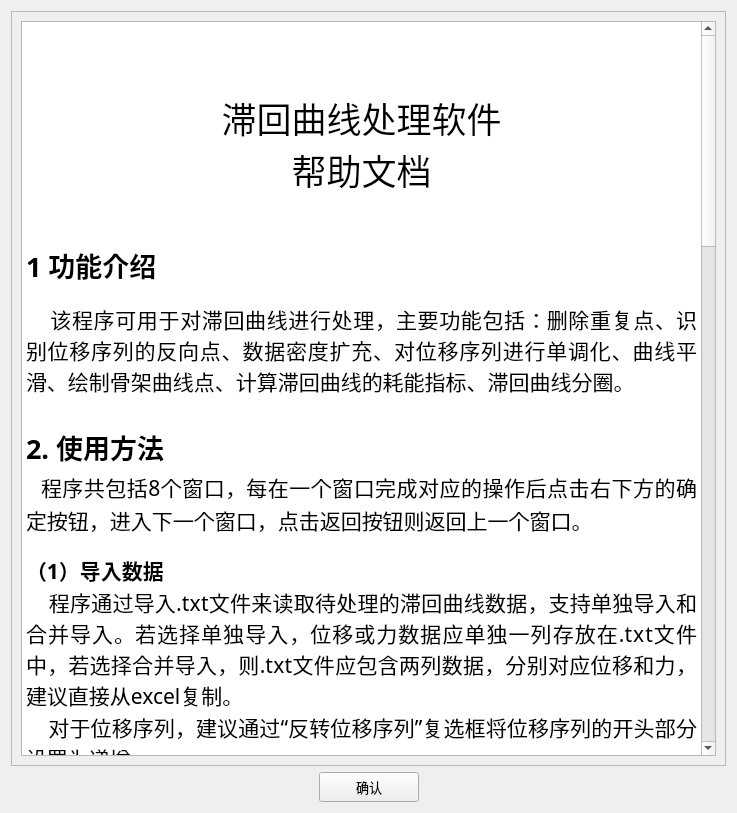
<?xml version="1.0" encoding="UTF-8"?>
<ui version="4.0">
 <class>WinHelp</class>
 <widget class="QWidget" name="WinHelp">
  <property name="geometry">
   <rect>
    <x>0</x>
    <y>0</y>
    <width>737</width>
    <height>813</height>
   </rect>
  </property>
  <property name="minimumSize">
   <size>
    <width>422</width>
    <height>0</height>
   </size>
  </property>
  <property name="font">
   <font>
    <family>微软雅黑</family>
    <pointsize>10</pointsize>
   </font>
  </property>
  <property name="windowTitle">
   <string notr="true">帮助文档</string>
  </property>
  <property name="windowIcon">
   <iconset>
    <normaloff>../logo.ico</normaloff>../logo.ico</iconset>
  </property>
  <layout class="QVBoxLayout" name="verticalLayout" stretch="0,0">
   <item>
    <widget class="QScrollArea" name="scrollArea">
     <property name="verticalScrollBarPolicy">
      <enum>Qt::ScrollBarAsNeeded</enum>
     </property>
     <property name="widgetResizable">
      <bool>true</bool>
     </property>
     <widget class="QWidget" name="scrollAreaWidgetContents">
      <property name="geometry">
       <rect>
        <x>0</x>
        <y>0</y>
        <width>717</width>
        <height>755</height>
       </rect>
      </property>
      <layout class="QHBoxLayout" name="horizontalLayout_2">
       <item>
        <widget class="QTextBrowser" name="textBrowser">
         <property name="font">
          <font>
           <family>微软雅黑</family>
           <pointsize>20</pointsize>
          </font>
         </property>
         <property name="html">
          <string>&lt;!DOCTYPE HTML PUBLIC &quot;-//W3C//DTD HTML 4.0//EN&quot; &quot;http://www.w3.org/TR/REC-html40/strict.dtd&quot;&gt;
&lt;html&gt;&lt;head&gt;&lt;meta name=&quot;qrichtext&quot; content=&quot;1&quot; /&gt;&lt;style type=&quot;text/css&quot;&gt;
p, li { white-space: pre-wrap; }
&lt;/style&gt;&lt;/head&gt;&lt;body style=&quot; font-family:'微软雅黑','微软雅黑'; font-size:20pt; font-weight:400; font-style:normal;&quot;&gt;
&lt;p align=&quot;center&quot; style=&quot;-qt-paragraph-type:empty; margin-top:0px; margin-bottom:0px; margin-left:0px; margin-right:0px; -qt-block-indent:0; text-indent:0px; font-family:'SimSun'; font-size:9pt;&quot;&gt;&lt;br /&gt;&lt;/p&gt;
&lt;p align=&quot;center&quot; style=&quot;-qt-paragraph-type:empty; margin-top:0px; margin-bottom:0px; margin-left:0px; margin-right:0px; -qt-block-indent:0; text-indent:0px; font-family:'SimSun'; font-size:26pt;&quot;&gt;&lt;br /&gt;&lt;/p&gt;
&lt;p align=&quot;center&quot; style=&quot; margin-top:0px; margin-bottom:0px; margin-left:0px; margin-right:0px; -qt-block-indent:0; text-indent:0px;&quot;&gt;&lt;span style=&quot; font-family:'SimSun'; font-size:26pt;&quot;&gt;滞回曲线处理软件&lt;/span&gt;&lt;/p&gt;
&lt;p align=&quot;center&quot; style=&quot; margin-top:0px; margin-bottom:0px; margin-left:0px; margin-right:0px; -qt-block-indent:0; text-indent:0px;&quot;&gt;&lt;span style=&quot; font-family:'SimSun'; font-size:26pt;&quot;&gt;帮助文档&lt;/span&gt;&lt;/p&gt;
&lt;p align=&quot;center&quot; style=&quot;-qt-paragraph-type:empty; margin-top:0px; margin-bottom:0px; margin-left:0px; margin-right:0px; -qt-block-indent:0; text-indent:0px; font-family:'SimSun'; font-size:26pt;&quot;&gt;&lt;br /&gt;&lt;/p&gt;
&lt;p align=&quot;justify&quot; style=&quot; margin-top:0px; margin-bottom:0px; margin-left:0px; margin-right:0px; -qt-block-indent:0; text-indent:0px;&quot;&gt;&lt;span style=&quot; font-family:'SimSun'; font-weight:600;&quot;&gt;1 功能介绍&lt;/span&gt;&lt;/p&gt;
&lt;p align=&quot;justify&quot; style=&quot; margin-top:0px; margin-bottom:0px; margin-left:0px; margin-right:0px; -qt-block-indent:0; text-indent:0px;&quot;&gt;&lt;span style=&quot; font-family:'SimSun'; font-size:10pt; font-weight:600;&quot;&gt; &lt;/span&gt;&lt;/p&gt;
&lt;p align=&quot;justify&quot; style=&quot; margin-top:0px; margin-bottom:0px; margin-left:0px; margin-right:0px; -qt-block-indent:0; text-indent:0px;&quot;&gt;&lt;span style=&quot; font-family:'SimSun'; font-size:16pt;&quot;&gt;    该程序可用于对滞回曲线进行处理，主要功能包括：删除重复点、识别位移序列的反向点、数据密度扩充、对位移序列进行单调化、曲线平滑、绘制骨架曲线点、计算滞回曲线的耗能指标、滞回曲线分圈。&lt;/span&gt;&lt;/p&gt;
&lt;p align=&quot;justify&quot; style=&quot;-qt-paragraph-type:empty; margin-top:0px; margin-bottom:0px; margin-left:0px; margin-right:0px; -qt-block-indent:0; text-indent:0px; font-family:'SimSun'; font-size:16pt;&quot;&gt;&lt;br /&gt;&lt;/p&gt;
&lt;p align=&quot;justify&quot; style=&quot; margin-top:0px; margin-bottom:0px; margin-left:0px; margin-right:0px; -qt-block-indent:0; text-indent:0px;&quot;&gt;&lt;span style=&quot; font-family:'SimSun'; font-weight:600;&quot;&gt;2. 使用方法&lt;/span&gt;&lt;/p&gt;
&lt;p align=&quot;justify&quot; style=&quot; margin-top:0px; margin-bottom:0px; margin-left:0px; margin-right:0px; -qt-block-indent:0; text-indent:0px;&quot;&gt;&lt;span style=&quot; font-family:'SimSun'; font-weight:600;&quot;&gt;  &lt;/span&gt;&lt;span style=&quot; font-family:'SimSun'; font-size:16pt;&quot;&gt;程序共包括8个窗口，每在一个窗口完成对应的操作后点击右下方的确定按钮，进入下一个窗口，点击返回按钮则返回上一个窗口。&lt;/span&gt;&lt;/p&gt;
&lt;p align=&quot;justify&quot; style=&quot; margin-top:0px; margin-bottom:0px; margin-left:0px; margin-right:0px; -qt-block-indent:0; text-indent:0px;&quot;&gt;&lt;span style=&quot; font-family:'SimSun'; font-size:10pt; font-weight:600;&quot;&gt; &lt;/span&gt;&lt;/p&gt;
&lt;p align=&quot;justify&quot; style=&quot; margin-top:0px; margin-bottom:0px; margin-left:0px; margin-right:0px; -qt-block-indent:0; text-indent:0px;&quot;&gt;&lt;span style=&quot; font-family:'SimSun'; font-size:16pt; font-weight:600;&quot;&gt;（1）导入数据&lt;/span&gt;&lt;/p&gt;
&lt;p align=&quot;justify&quot; style=&quot; margin-top:0px; margin-bottom:0px; margin-left:0px; margin-right:0px; -qt-block-indent:0; text-indent:0px;&quot;&gt;&lt;span style=&quot; font-family:'SimSun'; font-size:16pt;&quot;&gt;    程序通过导入.txt文件来读取待处理的滞回曲线数据，支持单独导入和合并导入。若选择单独导入，位移或力数据应单独一列存放在.txt文件中，若选择合并导入，则.txt文件应包含两列数据，分别对应位移和力，建议直接从excel复制。&lt;/span&gt;&lt;/p&gt;
&lt;p align=&quot;justify&quot; style=&quot; margin-top:0px; margin-bottom:0px; margin-left:0px; margin-right:0px; -qt-block-indent:0; text-indent:0px;&quot;&gt;&lt;span style=&quot; font-family:'SimSun'; font-size:16pt;&quot;&gt;    对于位移序列，建议通过“反转位移序列”复选框将位移序列的开头部分设置为递增。&lt;/span&gt;&lt;/p&gt;
&lt;p align=&quot;justify&quot; style=&quot; margin-top:0px; margin-bottom:0px; margin-left:0px; margin-right:0px; -qt-block-indent:0; text-indent:0px;&quot;&gt;&lt;span style=&quot; font-family:'SimSun'; font-size:16pt; font-weight:600;&quot;&gt;（2）删除重复点&lt;/span&gt;&lt;/p&gt;
&lt;p align=&quot;justify&quot; style=&quot; margin-top:0px; margin-bottom:0px; margin-left:0px; margin-right:0px; -qt-block-indent:0; text-indent:0px;&quot;&gt;&lt;span style=&quot; font-family:'SimSun'; font-size:16pt;&quot;&gt;    若在试验加载过程中有停顿，则滞回曲线会产生大量重复点，程序可通过位移序列判断位移重复点并删除，减小数据量。&lt;/span&gt;&lt;/p&gt;
&lt;p align=&quot;justify&quot; style=&quot; margin-top:0px; margin-bottom:0px; margin-left:0px; margin-right:0px; -qt-block-indent:0; text-indent:0px;&quot;&gt;&lt;span style=&quot; font-family:'SimSun'; font-size:16pt; font-weight:600;&quot;&gt;（3）识别位移反向点&lt;/span&gt;&lt;/p&gt;
&lt;p align=&quot;justify&quot; style=&quot; margin-top:0px; margin-bottom:0px; margin-left:0px; margin-right:0px; -qt-block-indent:0; text-indent:0px;&quot;&gt;&lt;span style=&quot; font-family:'SimSun'; font-size:16pt;&quot;&gt;    位移反向点指加载过程中每一圈滞回环位移达到最大值或最小值的点，识别位移的反向点是进行后续处理的前提，程序通过自适应滑动窗口来识别位移反向点，用户可拖动两个滑块来调整起始和终止滑动窗口的宽度，直至图中所标识出的反向点全部识别正确为止，若拖动滑块仍无法正确识别反向点，可手动删除。根据反向点的实时识别情况，用户可根据以下方法来调整滑块位置：若位移序列前半部分的反向点有遗漏，可减小起始宽度；若位移序列前半部分的反向点有多余，可增大起始宽度；若位移序列后半部分的反向点有遗漏，可减小终止宽度；若位移序列后半部分的反向点有多余，可增大终止宽度。&lt;/span&gt;&lt;/p&gt;
&lt;p align=&quot;justify&quot; style=&quot; margin-top:0px; margin-bottom:0px; margin-left:0px; margin-right:0px; -qt-block-indent:0; text-indent:0px;&quot;&gt;&lt;span style=&quot; font-family:'SimSun'; font-size:16pt;&quot;&gt;    注：应保证所有的位移反向点均识别正确才进行下一步操作，否则后续步骤的处理结果可能会有误。&lt;/span&gt;&lt;/p&gt;
&lt;p align=&quot;justify&quot; style=&quot; margin-top:0px; margin-bottom:0px; margin-left:0px; margin-right:0px; -qt-block-indent:0; text-indent:0px;&quot;&gt;&lt;span style=&quot; font-family:'SimSun'; font-size:16pt; font-weight:600;&quot;&gt;（4）数据密度扩充&amp;amp;单调化&lt;/span&gt;&lt;/p&gt;
&lt;p align=&quot;justify&quot; style=&quot; margin-top:0px; margin-bottom:0px; margin-left:0px; margin-right:0px; -qt-block-indent:0; text-indent:0px;&quot;&gt;&lt;span style=&quot; font-family:'SimSun'; font-size:16pt;&quot;&gt;    滞回曲线可能会由于加载或测量装置的误差而产生局部的小幅卸载-再加载现象，如果作为位移时程用于有限元计算时输入，则可能会导致一些不必要的问题。因此，程序会基于第（3）步所识别的位移反向点结果自动对曲线进行单调化处理，即对于相邻两个反向点之间的数据，位移序列只允许单调递增或递减，不满足的数据点将被删除。&lt;/span&gt;&lt;/p&gt;
&lt;p align=&quot;justify&quot; style=&quot; margin-top:0px; margin-bottom:0px; margin-left:0px; margin-right:0px; -qt-block-indent:0; text-indent:0px;&quot;&gt;&lt;span style=&quot; font-family:'SimSun'; font-size:16pt;&quot;&gt;    此外，用户可指定最小位移增量值，当滞回曲线中每两个相邻点的位移差大于该值时，程序会自动在该两点间做线性差值，使数据满足最小密度要求。&lt;/span&gt;&lt;/p&gt;
&lt;p align=&quot;justify&quot; style=&quot; margin-top:0px; margin-bottom:0px; margin-left:0px; margin-right:0px; -qt-block-indent:0; text-indent:0px;&quot;&gt;&lt;span style=&quot; font-family:'SimSun'; font-size:16pt; font-weight:600;&quot;&gt;（5）曲线平滑&lt;/span&gt;&lt;/p&gt;
&lt;p align=&quot;justify&quot; style=&quot; margin-top:0px; margin-bottom:0px; margin-left:0px; margin-right:0px; -qt-block-indent:0; text-indent:0px;&quot;&gt;&lt;span style=&quot; font-family:'SimSun'; font-size:16pt;&quot;&gt;    程序可以采用简单移动窗口平均算法对滞回曲线的力序列进行平滑，若用户选择进行曲线平滑，可输入窗口的宽度值，并查看平滑前后的力序列曲线对比。&lt;/span&gt;&lt;/p&gt;
&lt;p align=&quot;justify&quot; style=&quot; margin-top:0px; margin-bottom:0px; margin-left:0px; margin-right:0px; -qt-block-indent:0; text-indent:0px;&quot;&gt;&lt;span style=&quot; font-family:'SimSun'; font-size:16pt; font-weight:600;&quot;&gt;（6）骨架点及耗能指标&lt;/span&gt;&lt;/p&gt;
&lt;p align=&quot;justify&quot; style=&quot; margin-top:0px; margin-bottom:0px; margin-left:0px; margin-right:0px; -qt-block-indent:0; text-indent:0px;&quot;&gt;&lt;span style=&quot; font-family:'SimSun'; font-size:16pt;&quot;&gt;    程序会自动提取骨架点及计算滞回曲线的耗能特征，包括单圈耗能、累积耗能和等效黏滞阻尼系数。其中骨架点的确定方法包括最大位移和最大力（如图1），即采用每一圈滞回环的最大位移或最大力所对应的数据点作为骨架点（注：骨架点不等于骨架曲线，骨架曲线需要根据指定滞回圈数来确定，见第（7）条）。若构件破坏而导致最后一圈滞回环存在明显的退化现象，用户可选择不考虑最后一圈滞回环。此外，在计算等效黏滞阻尼系数时，等效弹性弹簧的刚度可根据该圈滞回环上的最大力所在点、最大位移所在点、或最大位移-最大力点来确定（如图2）。&lt;/span&gt;&lt;/p&gt;
&lt;p align=&quot;center&quot; style=&quot; margin-top:0px; margin-bottom:0px; margin-left:0px; margin-right:0px; -qt-block-indent:0; text-indent:0px;&quot;&gt;&lt;img src=&quot;:/资源/骨架点确定方法.png&quot; /&gt;&lt;/p&gt;
&lt;p align=&quot;center&quot; style=&quot; margin-top:0px; margin-bottom:0px; margin-left:0px; margin-right:0px; -qt-block-indent:0; text-indent:0px;&quot;&gt;&lt;span style=&quot; font-family:'SimSun'; font-size:16pt;&quot;&gt;图1 骨架点的确定方法&lt;/span&gt;&lt;/p&gt;
&lt;p align=&quot;center&quot; style=&quot; margin-top:0px; margin-bottom:0px; margin-left:0px; margin-right:0px; -qt-block-indent:0; text-indent:0px;&quot;&gt;            &lt;img src=&quot;:/资源/等效弹性弹簧.png&quot; /&gt;&lt;/p&gt;
&lt;p align=&quot;center&quot; style=&quot; margin-top:0px; margin-bottom:0px; margin-left:0px; margin-right:0px; -qt-block-indent:0; text-indent:0px;&quot;&gt;&lt;span style=&quot; font-family:'SimSun'; font-size:16pt;&quot;&gt;图2 等效弹性弹簧的确定方法&lt;/span&gt;&lt;/p&gt;
&lt;p align=&quot;justify&quot; style=&quot; margin-top:0px; margin-bottom:0px; margin-left:0px; margin-right:0px; -qt-block-indent:0; text-indent:0px;&quot;&gt;&lt;span style=&quot; font-family:'SimSun'; font-size:16pt; font-weight:600;&quot;&gt;（7）骨架曲线&amp;amp;退化曲线&lt;/span&gt;&lt;/p&gt;
&lt;p align=&quot;justify&quot; style=&quot; margin-top:0px; margin-bottom:0px; margin-left:0px; margin-right:0px; -qt-block-indent:0; text-indent:0px;&quot;&gt;&lt;span style=&quot; font-family:'SimSun'; font-size:16pt; font-weight:600;&quot;&gt;    &lt;/span&gt;&lt;span style=&quot; font-family:'SimSun'; font-size:16pt;&quot;&gt;为了在滞回曲线中提取骨架曲线，用户需首先指定用于提取骨架曲线的滞回圈数，程序提供几种默认的滞回圈数方案（即常用方案），如采用第1圈、第4圈、第7圈的滞回环来提取骨架曲线（对应于常用方案(1)），如常用方案仍无法正确满足用于需求，可手动输入滞回圈数（即手动指定），用户手动输入用于提取骨架曲线的滞回圈数，并以空格间隔即可。&lt;/span&gt;&lt;/p&gt;
&lt;p align=&quot;justify&quot; style=&quot; margin-top:0px; margin-bottom:0px; margin-left:0px; margin-right:0px; -qt-block-indent:0; text-indent:0px;&quot;&gt;&lt;span style=&quot; font-family:'SimSun'; font-size:16pt;&quot;&gt;    在确定滞回圈数后，需点击“添加到方案”按钮，程序才会记录该方案。&lt;/span&gt;&lt;/p&gt;
&lt;p align=&quot;justify&quot; style=&quot; margin-top:0px; margin-bottom:0px; margin-left:0px; margin-right:0px; -qt-block-indent:0; text-indent:0px;&quot;&gt;&lt;span style=&quot; font-family:'SimSun'; font-size:16pt; font-weight:600;&quot;&gt;（8）查看各圈滞回环&lt;/span&gt;&lt;/p&gt;
&lt;p align=&quot;justify&quot; style=&quot; margin-top:0px; margin-bottom:0px; margin-left:0px; margin-right:0px; -qt-block-indent:0; text-indent:0px;&quot;&gt;&lt;span style=&quot; font-family:'SimSun'; font-size:16pt;&quot;&gt;    用户可查看各圈滞回环对应的滞回曲线，以及各圈滞回环的统计指标。&lt;/span&gt;&lt;/p&gt;
&lt;p align=&quot;justify&quot; style=&quot; margin-top:0px; margin-bottom:0px; margin-left:0px; margin-right:0px; -qt-block-indent:0; text-indent:0px;&quot;&gt;&lt;span style=&quot; font-family:'SimSun'; font-size:16pt; font-weight:600;&quot;&gt;（9）结果输出&lt;/span&gt;&lt;/p&gt;
&lt;p align=&quot;justify&quot; style=&quot; margin-top:0px; margin-bottom:0px; margin-left:0px; margin-right:0px; -qt-block-indent:0; text-indent:0px;&quot;&gt;&lt;span style=&quot; font-family:'SimSun'; font-size:16pt;&quot;&gt;    用户可查看并导出滞回曲线的处理及分析结果数据，数据将汇总于“数据汇总.xlxs”中，并单独生成几个.txt文件以存放各类数据。&lt;/span&gt;&lt;/p&gt;&lt;/body&gt;&lt;/html&gt;</string>
         </property>
        </widget>
       </item>
      </layout>
     </widget>
    </widget>
   </item>
   <item>
    <layout class="QHBoxLayout" name="horizontalLayout">
     <item>
      <spacer name="horizontalSpacer">
       <property name="orientation">
        <enum>Qt::Horizontal</enum>
       </property>
       <property name="sizeHint" stdset="0">
        <size>
         <width>40</width>
         <height>20</height>
        </size>
       </property>
      </spacer>
     </item>
     <item>
      <widget class="QPushButton" name="pushButton">
       <property name="minimumSize">
        <size>
         <width>100</width>
         <height>30</height>
        </size>
       </property>
       <property name="maximumSize">
        <size>
         <width>100</width>
         <height>30</height>
        </size>
       </property>
       <property name="layoutDirection">
        <enum>Qt::LeftToRight</enum>
       </property>
       <property name="text">
        <string>确认</string>
       </property>
       <property name="autoDefault">
        <bool>false</bool>
       </property>
      </widget>
     </item>
     <item>
      <spacer name="horizontalSpacer_2">
       <property name="orientation">
        <enum>Qt::Horizontal</enum>
       </property>
       <property name="sizeHint" stdset="0">
        <size>
         <width>40</width>
         <height>20</height>
        </size>
       </property>
      </spacer>
     </item>
    </layout>
   </item>
  </layout>
 </widget>
 <resources>
  <include location="../resource_rc/resource.qrc"/>
 </resources>
 <connections>
  <connection>
   <sender>pushButton</sender>
   <signal>clicked()</signal>
   <receiver>WinHelp</receiver>
   <slot>close()</slot>
   <hints>
    <hint type="sourcelabel">
     <x>297</x>
     <y>696</y>
    </hint>
    <hint type="destinationlabel">
     <x>1</x>
     <y>590</y>
    </hint>
   </hints>
  </connection>
 </connections>
</ui>
